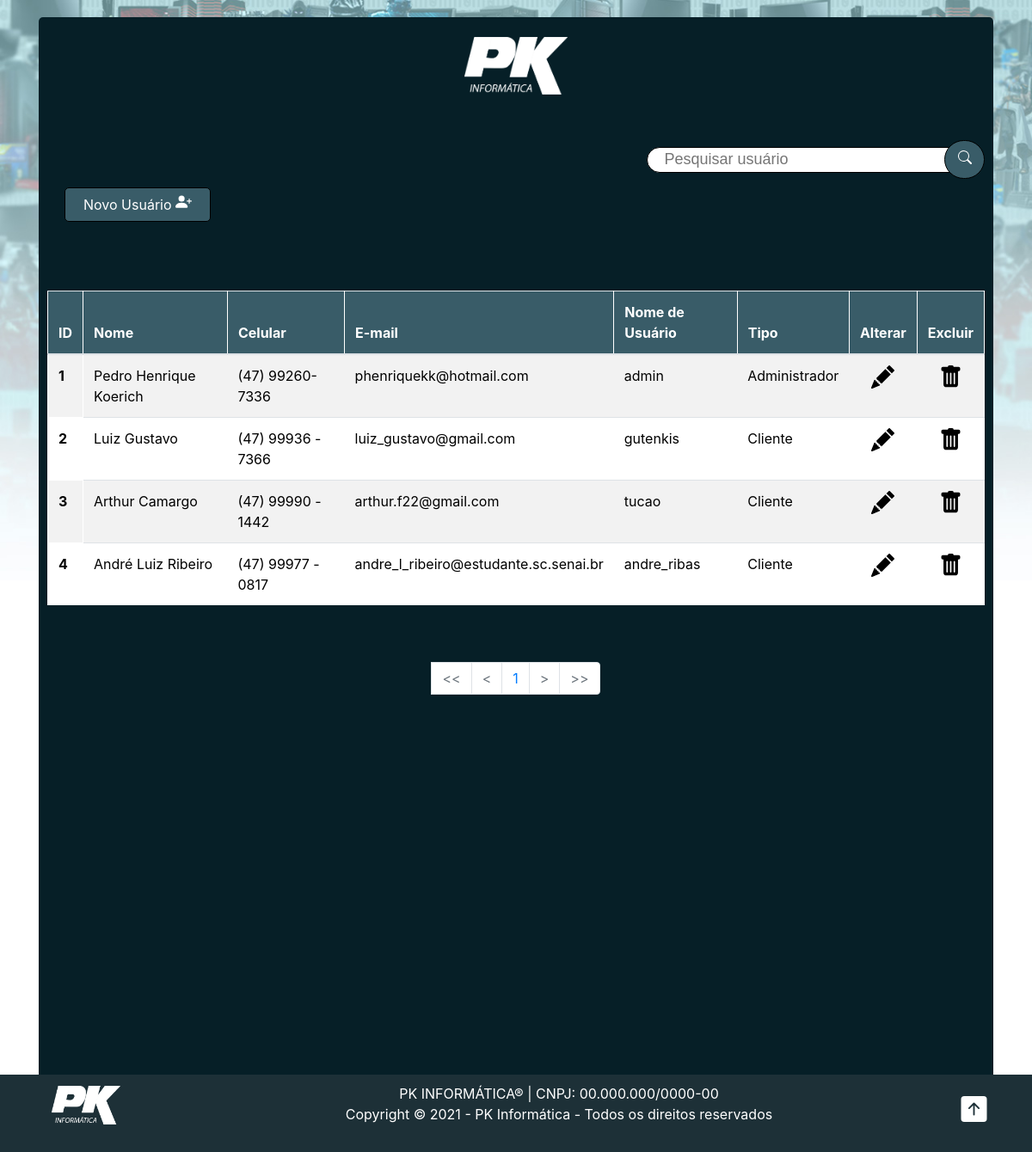
Screenshot of /adm_usuarios.php (signed in) with the database file from the repository.
### tables this page shows
CREATE TABLE `usuarios` (
  `id` int(5) UNSIGNED NOT NULL,
  `nome` varchar(45) NOT NULL,
  `data_nascimento` date NOT NULL,
  `telefone` varchar(17) DEFAULT NULL,
  `celular` varchar(18) NOT NULL,
  `email` varchar(45) NOT NULL,
  `senha` varchar(45) NOT NULL,
  `estado` varchar(45) NOT NULL,
  `cidade` varchar(45) NOT NULL,
  `bairro` varchar(45) NOT NULL,
  `rua` varchar(45) NOT NULL,
  `num_rua` int(10) UNSIGNED NOT NULL,
  `nome_usuario` char(20) NOT NULL,
  `tipo_id` tinyint(3) UNSIGNED NOT NULL,
  `cep` char(9) NOT NULL
);

### php/listarUsuarios.php (the view, shortened to what this page needs)
<?php
    include_once("conexao.php");
    $listaUsuarios = "SELECT * FROM usuarios";
    $lista = mysqli_query($conn, $listaUsuarios);
    $usuariosListados = mysqli_num_rows($lista);
    $qtd_pg = 12;
    $inicio = ($qtd_pg * $pag) - $qtd_pg;
    if($usuariosListados > 0){
        echo "<html>
            <thead>
                <tr>
                    <th scope='col'>ID</th>
                    <th scope='col'>Nome</th>
                    <th scope='col'>Celular</th>
                    <th scope='col'>E-mail</th>
                    <th scope='col'>Nome de Usuário</th>
                    <th scope='col'>Tipo</th>
                    <th scope='col'>Alterar</th>
                    <th scope='col'>Excluir</th>
                </tr>
            </thead>
          </html>";
        $listaUsuarios = "SELECT * FROM usuarios LIMIT $inicio, $qtd_pg";
        $lista = mysqli_query($conn, $listaUsuarios);
        while($row_usuario = mysqli_fetch_assoc($lista)){
            $id = $row_usuario['id'];
            $nome = $row_usuario['nome'];
            $celular = $row_usuario['celular'];
            $email = $row_usuario['email'];
            $nome_usuario = $row_usuario['nome_usuario'];
            $tipo_usuario = $row_usuario['tipo_id'];
            if($tipo_usuario == 1){
                $tipo_usuario = "Administrador";
            }else{
                $tipo_usuario = "Cliente";
            }
            echo "<html>
                     <tr>
                        <th scope='row'>$id</th>
                        <td>$nome</td>
                        <td>$celular</td>
                        <td>$email</td>
                        <td>$nome_usuario</td>
                        <td>$tipo_usuario</td>
                        <td class='alteraUsuario'>
                            <a href='alterarUsuarios.php?id=$id'>
                            </a>
                        </td>
                        <td class='excluiUsuario' style='cursor: pointer;' data-toggle='modal' data-target='#modalExcluir$id'>
                        </td>
                        <div class='modal fade' id='modalExcluir$id' tabindex='-1' role='dialog' aria-labelledby='exampleModalLabel' aria-hidden='true'>
                                        <a href='php/excluiUsuario.php?id=$id'><button type='button' class='btn btn-danger'>Excluir Usuário</button></a>
                        </div>
                    </tr>
                </html>";
        }
    }else{
        echo "<html><h5 style='color: white; text-align: center;'>Não há usuários registrados.</h5> </html>";
    }
?>

### CSS/adm_usuarios.css (style rules this page uses)
.bg { background-repeat: no-repeat; background-size: 100%; background-attachment: fixed; }
html { scroll-behavior: smooth; }
thead { color: white; border: 1px solid white; background-color:rgb(57, 92, 104); }
th { border: 1px solid white; }
.alteraUsuario, .excluiUsuario { text-align: center; }

### rows the page displays
usuarios: id "1", nome "Pedro Henrique Koerich", celular "(47) 99260-7336", email "phenriquekk@hotmail.com", nome_usuario "admin", tipo "Administrador"
usuarios: id "2", nome "Luiz Gustavo", celular "(47) 99936 - 7366", email "luiz_gustavo@gmail.com", nome_usuario "gutenkis", tipo "Cliente"
usuarios: id "3", nome "Arthur Camargo", celular "(47) 99990 - 1442", email "arthur.f22@gmail.com", nome_usuario "tucao", tipo "Cliente"
usuarios: id "4", nome "André Luiz Ribeiro", celular "(47) 99977 - 0817", email "andre_l_ribeiro@estudante.sc.senai.br", nome_usuario "andre_ribas", tipo "Cliente"

### other values shown
$pag "1"
